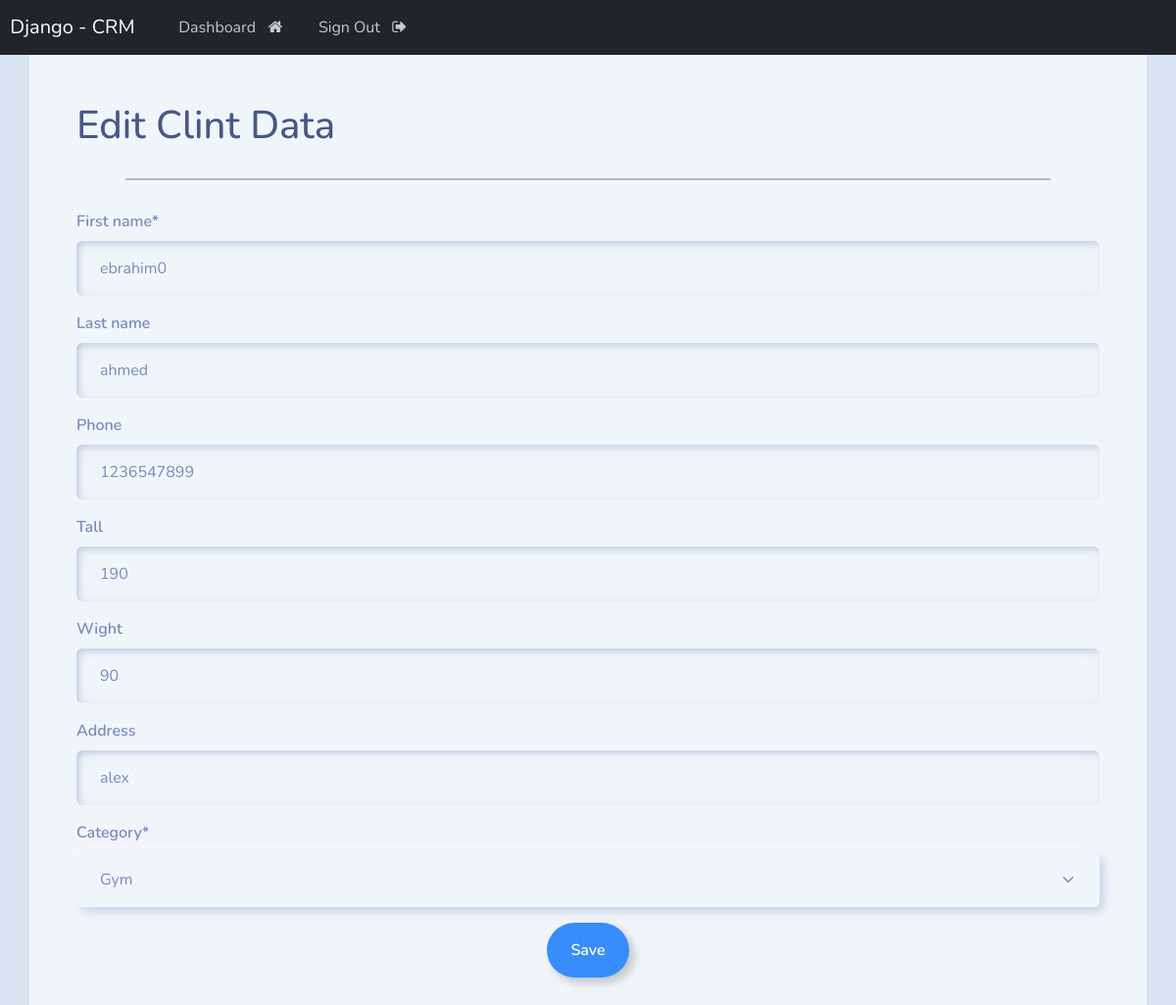
The app's page /edit/10/ (signed in) with its own data.
### web_app/models.py (models this page shows, shortened)
class Clint(models.Model):
    first_name = models.CharField(max_length=250 )
    last_name = models.CharField(max_length=250,blank=True , null=True)
    phone = models.IntegerField(blank=True , null=True)
    tall = models.IntegerField(blank=True , null=True)
    wight = models.IntegerField(blank=True , null=True)
    address = models.CharField(max_length=50,blank=True , null=True)
    created_at = models.DateTimeField(auto_now_add=True)
    category = models.ForeignKey(Category , on_delete=models.CASCADE)
    class Meta:
        ordering = ['-created_at']

### web_app/views.py (the view)
# urls.py: path('edit/<int:id>/',views.edit,name='edit'),
@login_required(login_url='my_login')
def edit(request,id):
    clint = get_object_or_404(Clint , id=id)
    if request.method == 'POST':
        clint_update = ClintForm(request.POST , instance=clint)
        if clint_update.is_valid():
            clint_update.save()
            messages.success(request,'Clint updated successfuly!')
            return redirect('dashboard')
    else:
        clint_update=ClintForm(instance=clint)
    return render(request,'web/edit.html', {'form': clint_update})

### web_app/forms.py
class ClintForm(forms.ModelForm):
    class Meta:
        model = Clint
        fields = ['first_name','last_name','phone','tall','wight','address','category']

### web_app/models.py (called while the page is built)
    def __str__(self):
        return self.name

### templates/web/edit.html
{% extends "base.html" %} {% load crispy_forms_tags %} {% block content %}
<div class="container bg-light shadow-md p-5 form-layout">
    <h1>Edit Clint Data</h1>
    <hr style="border: 1px solid black ; margin:30px 50px;">
    <form method="POST">
        {% csrf_token %} {{form|crispy}}
        <div class="text-center">
            <button type="submit" class="btn btn-outline-primary">Save</button>
        </div>
    </form>
</div>
{% endblock content %}

### records on screen
Clint: first_name "ebrahim0", last_name "ahmed", phone "1236547899", tall "190", wight "90", address "alex", category "Gym"
